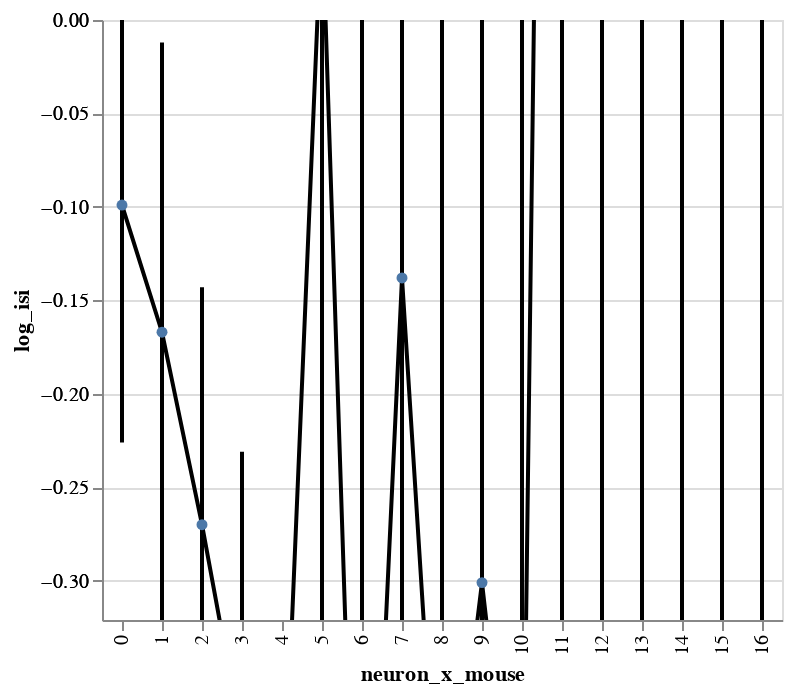

The notebook cell this image was saved under:
### Code cell
bw.regression_charts(x='neuron_x_mouse:O').display()

### Figure 1 — Vega-Lite specification as saved in the notebook (floating-point values rounded to 4 significant figures)
{"config": {"view": {"continuousWidth": 400, "continuousHeight": 300}}, "layer": [{"mark": {"type": "rule", "clip": true, "size": 2}, "encoding": {"x": {"type": "ordinal", "field": "neuron_x_mouse"}, "y": {"type": "quantitative", "axis": {"orient": "left", "title": ""}, "field": "lower interval", "scale": {"domain": [-0.321, 0], "zero": true}}, "y2": {"field": "higher interval"}}}, {"mark": {"type": "line", "clip": true, "color": "black", "fill": null, "point": true}, "encoding": {"x": {"type": "ordinal", "field": "neuron_x_mouse"}, "y": {"type": "quantitative", "axis": {"orient": "left"}, "field": "center interval", "scale": {"domain": [-0.321, 0], "zero": true}, "title": "log_isi"}}}], "data": {"name": "data-c543fe10468eec74b5f205e76b019fe0"}, "resolve": {"scale": {"y": "independent"}}, "$schema": "https://vega.github.io/schema/vega-lite/v4.8.1.json", "datasets": {"data-c543fe10468eec74b5f205e76b019fe0": [{"neuron_x_mouse": 0, "center interval": -0.099, "Std.Err.": 0.065, "z": -1.528, "p": 0.126, "higher interval": -0.226, "lower interval": 0.028}, {"neuron_x_mouse": 1, "center interval": -0.167, "Std.Err.": 0.079, "z": -2.105, "p": 0.035, "higher interval": -0.322, "lower interval": -0.012}, {"neuron_x_mouse": 2, "center interval": -0.27, "Std.Err.": 0.065, "z": -4.17, "p": 0.0, "higher interval": -0.396, "lower interval": -0.143}, {"neuron_x_mouse": 3, "center interval": -0.386, "Std.Err.": 0.079, "z": -4.879, "p": 0.0, "higher interval": -0.542, "lower interval": -0.231}, {"neuron_x_mouse": 4, "center interval": -0.448, "Std.Err.": 0.065, "z": -6.929, "p": 0.0, "higher interval": -0.575, "lower interval": -0.321}, {"neuron_x_mouse": 5, "center interval": 0.058, "Std.Err.": 0.363, "z": 0.159, "p": 0.874, "higher interval": -0.654, "lower interval": 0.769}, {"neuron_x_mouse": 6, "center interval": -0.594, "Std.Err.": 0.36, "z": -1.65, "p": 0.099, "higher interval": -1.3, "lower interval": 0.111}, {"neuron_x_mouse": 7, "center interval": -0.138, "Std.Err.": 0.363, "z": -0.381, "p": 0.703, "higher interval": -0.85, "lower interval": 0.573}, {"neuron_x_mouse": 8, "center interval": -0.476, "Std.Err.": 0.36, "z": -1.323, "p": 0.186, "higher interval": -1.182, "lower interval": 0.229}, {"neuron_x_mouse": 9, "center interval": -0.301, "Std.Err.": 0.363, "z": -0.83, "p": 0.407, "higher interval": -1.013, "lower interval": 0.41}, {"neuron_x_mouse": 10, "center interval": -0.489, "Std.Err.": 0.36, "z": -1.357, "p": 0.175, "higher interval": -1.194, "lower interval": 0.217}, {"neuron_x_mouse": 11, "center interval": 1.151, "Std.Err.": 708000.0, "z": 0.0, "p": 1.0, "higher interval": -1388000.0, "lower interval": 1388000.0}, {"neuron_x_mouse": 12, "center interval": 0.291, "Std.Err.": 708000.0, "z": 0.0, "p": 1.0, "higher interval": -1388000.0, "lower interval": 1388000.0}, {"neuron_x_mouse": 13, "center interval": 0.994, "Std.Err.": 708000.0, "z": 0.0, "p": 1.0, "higher interval": -1388000.0, "lower interval": 1388000.0}, {"neuron_x_mouse": 14, "center interval": 0.525, "Std.Err.": 708000.0, "z": 0.0, "p": 1.0, "higher interval": -1388000.0, "lower interval": 1388000.0}, {"neuron_x_mouse": 15, "center interval": 0.727, "Std.Err.": 708000.0, "z": 0.0, "p": 1.0, "higher interval": -1388000.0, "lower interval": 1388000.0}, {"neuron_x_mouse": 16, "center interval": 0.633, "Std.Err.": 708000.0, "z": 0.0, "p": 1.0, "higher interval": -1388000.0, "lower interval": 1388000.0}]}}
